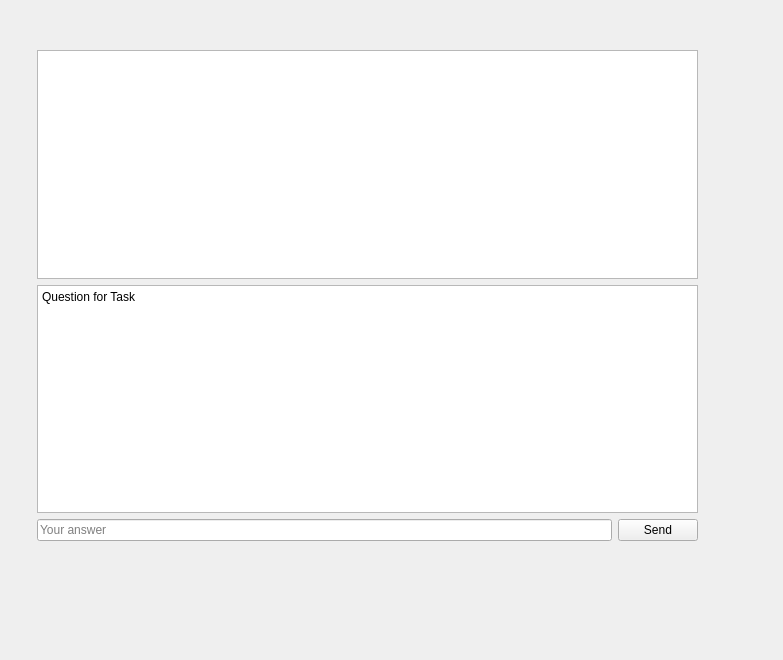
<?xml version="1.0" encoding="UTF-8"?>
<ui version="4.0">
 <class>TaskForm</class>
 <widget class="QWidget" name="TaskForm">
  <property name="geometry">
   <rect>
    <x>0</x>
    <y>0</y>
    <width>783</width>
    <height>660</height>
   </rect>
  </property>
  <property name="windowTitle">
   <string>Form</string>
  </property>
  <widget class="QWidget" name="verticalLayoutWidget">
   <property name="geometry">
    <rect>
     <x>37</x>
     <y>50</y>
     <width>661</width>
     <height>491</height>
    </rect>
   </property>
   <layout class="QVBoxLayout" name="verticalLayout">
    <item>
     <widget class="QTextBrowser" name="textBrowser_Task"/>
    </item>
    <item>
     <widget class="QTextBrowser" name="textBrowser_Question">
      <property name="html">
       <string>&lt;!DOCTYPE HTML PUBLIC &quot;-//W3C//DTD HTML 4.0//EN&quot; &quot;http://www.w3.org/TR/REC-html40/strict.dtd&quot;&gt;
&lt;html&gt;&lt;head&gt;&lt;meta name=&quot;qrichtext&quot; content=&quot;1&quot; /&gt;&lt;meta charset=&quot;utf-8&quot; /&gt;&lt;style type=&quot;text/css&quot;&gt;
p, li { white-space: pre-wrap; }
&lt;/style&gt;&lt;/head&gt;&lt;body style=&quot; font-family:'Segoe UI'; font-size:9pt; font-weight:400; font-style:normal;&quot;&gt;
&lt;p style=&quot; margin-top:0px; margin-bottom:0px; margin-left:0px; margin-right:0px; -qt-block-indent:0; text-indent:0px;&quot;&gt;Question for Task&lt;/p&gt;
&lt;p style=&quot;-qt-paragraph-type:empty; margin-top:0px; margin-bottom:0px; margin-left:0px; margin-right:0px; -qt-block-indent:0; text-indent:0px;&quot;&gt;&lt;br /&gt;&lt;/p&gt;&lt;/body&gt;&lt;/html&gt;</string>
      </property>
     </widget>
    </item>
    <item>
     <layout class="QHBoxLayout" name="horizontalLayout">
      <item>
       <widget class="QLineEdit" name="lineEdit_Answer">
        <property name="placeholderText">
         <string>Your answer</string>
        </property>
       </widget>
      </item>
      <item>
       <widget class="QPushButton" name="pushButton_Ok">
        <property name="text">
         <string>Send</string>
        </property>
       </widget>
      </item>
     </layout>
    </item>
   </layout>
  </widget>
 </widget>
 <resources/>
 <connections/>
</ui>
